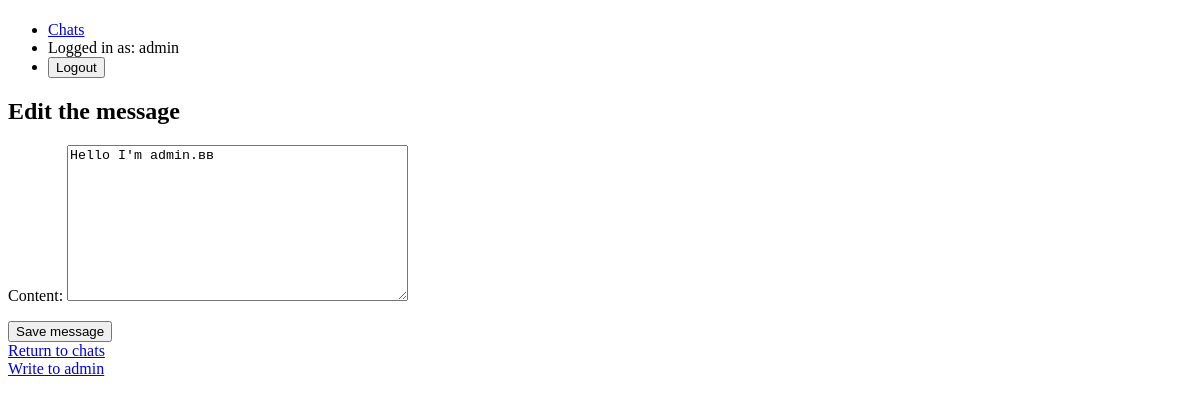
/messenger/message/1/edit/ (signed in), run on an earlier commit of the app's database.
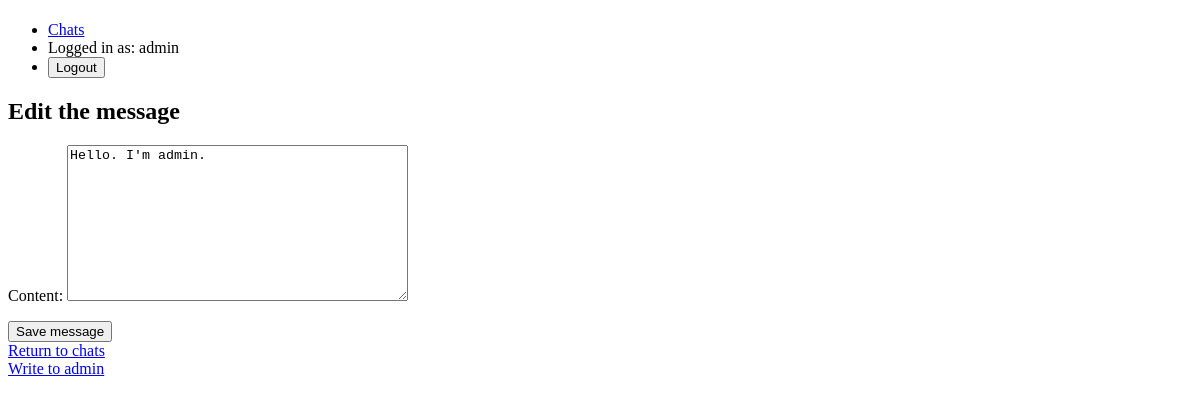
And on a later commit of the database.
### messenger/models.py (models this page shows, shortened)
class Message(models.Model):
    chat = models.ForeignKey(Chat, on_delete=models.CASCADE)
    author = models.ForeignKey(User, on_delete=models.CASCADE)
    content = models.TextField()
    timestamp = models.DateTimeField(auto_now_add=True)
    recipient = models.ForeignKey(User, on_delete=models.CASCADE, related_name='received_messages', null=True, blank=True)

### messenger/views.py (the view)
# urls.py: path('message/<int:message_id>/edit/', edit_message, name='edit_message'),
@login_required
def edit_message(request, message_id):
    message = get_object_or_404(Message, pk=message_id)
    if request.user != message.author:
        return render(request, 'messenger/edit_message_error.html')
    if request.method == 'POST':
        form = MessageEditForm(request.POST, instance=message)
        if form.is_valid():
            form.save()
            return redirect('chat_detail', chat_id=message.chat.pk)
    else:
        form = MessageEditForm(instance=message)
    return render(request, 'messenger/edit_message.html', {'form': form})

### messenger/forms.py
class MessageEditForm(forms.ModelForm):
    class Meta:
        model = Message
        fields = ['content']

### templates/messenger/edit_message.html (shortened to what this page needs)
{% extends 'base_generic.html' %}
{% load static %}
{% block content %}
    <h2>Edit the message</h2>
    <form method="post">
        {{ form.as_p }}
        <button type="submit">Save message</button>
    </form>
    <a href="{% url 'chat_list' %}">Return to chats</a>
{% endblock %}

What changed in the data, as far as the page shows it:
changed Message: content "Hello I'm admin.вв" → "Hello. I'm admin."
